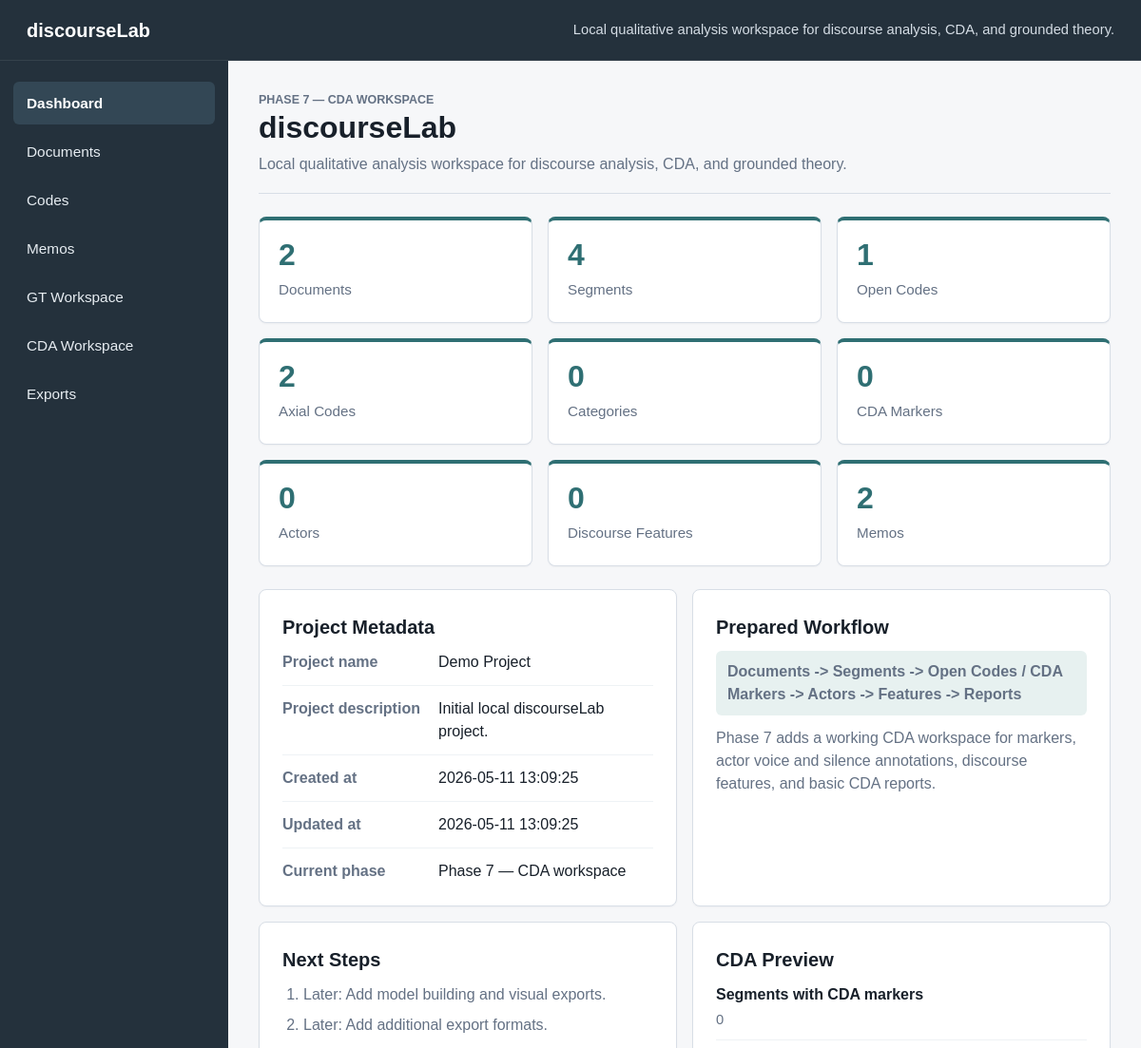
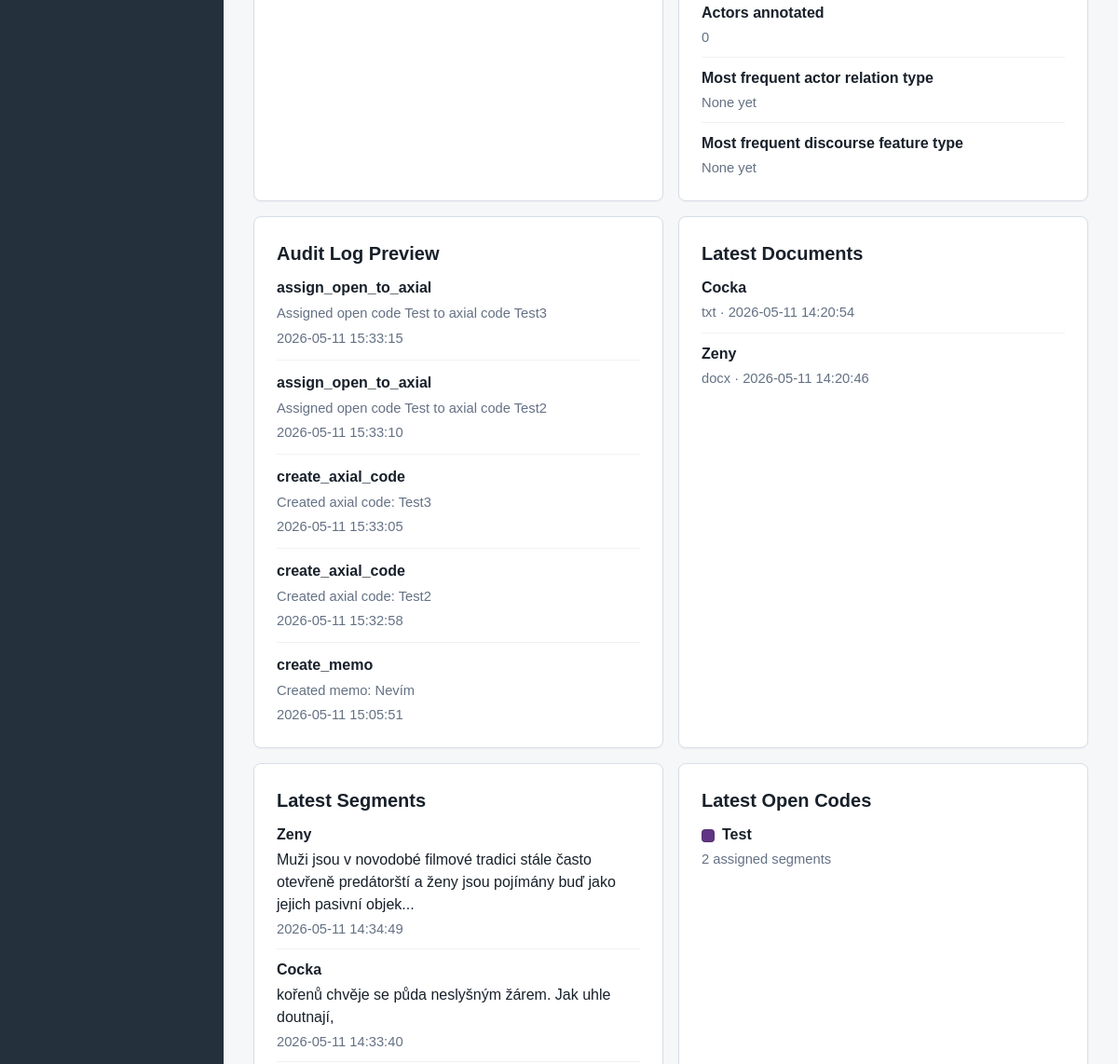
Before: / (upper part) with the older database file (2 pictures, top to bottom).
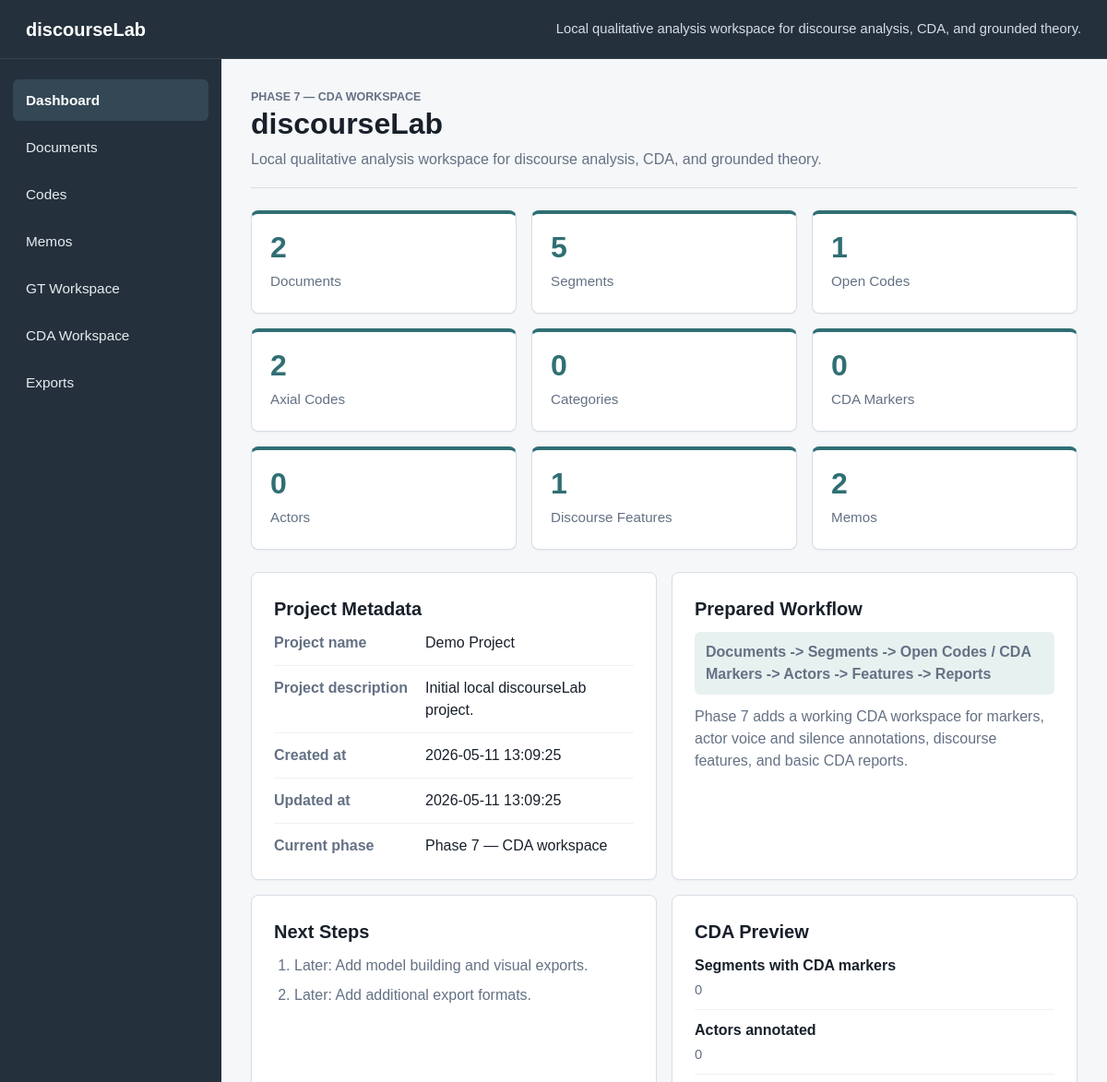
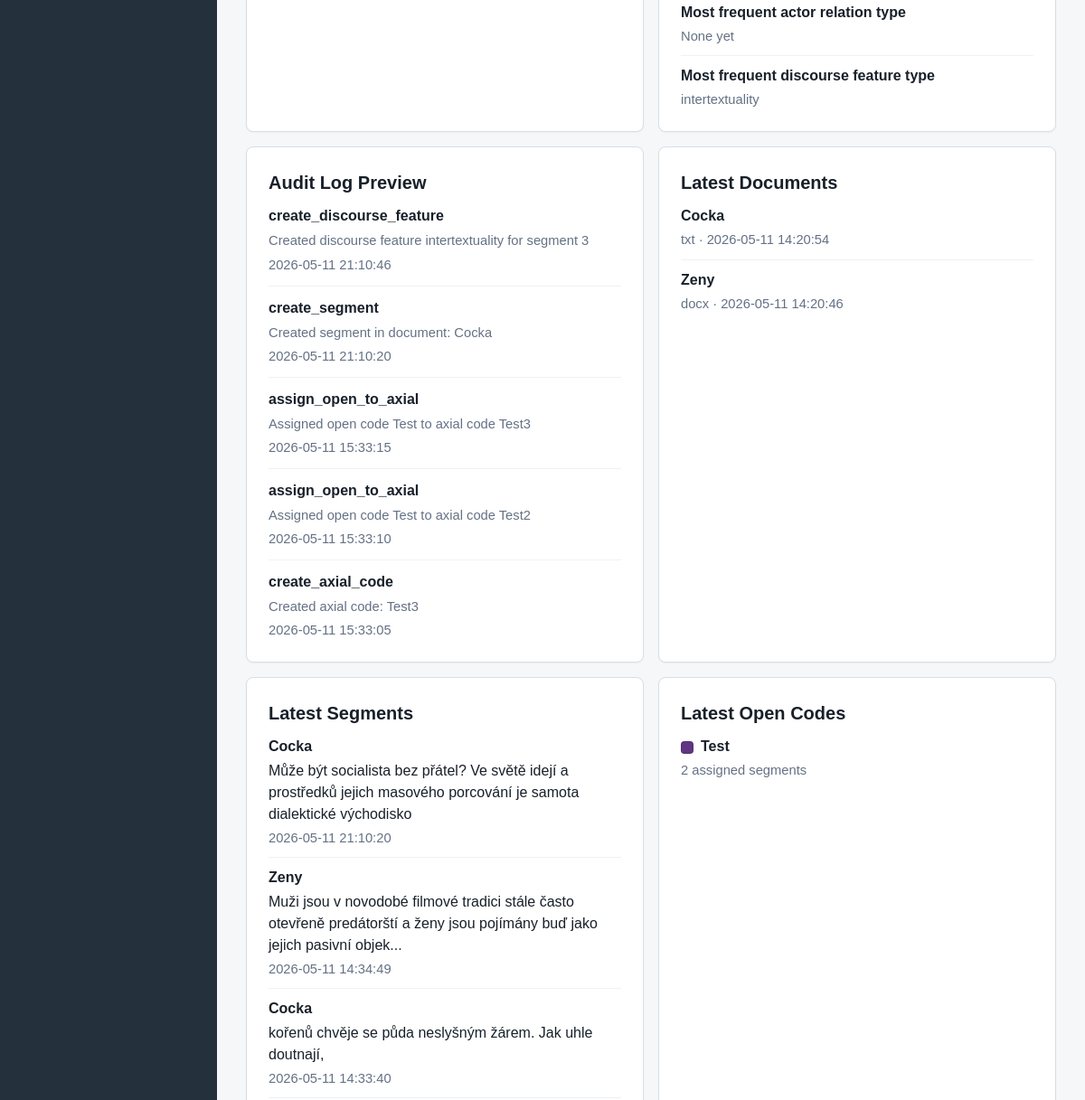
After: the same page with the newer database file (2 pictures, top to bottom).
### tables this page shows
CREATE TABLE audit_log (
    id INTEGER PRIMARY KEY AUTOINCREMENT,
    project_id INTEGER,
    entity_type TEXT NOT NULL,
    entity_id INTEGER,
    action TEXT NOT NULL,
    details TEXT,
    created_at TEXT NOT NULL DEFAULT CURRENT_TIMESTAMP,
    FOREIGN KEY (project_id) REFERENCES projects (id) ON DELETE SET NULL
);

CREATE TABLE documents (
    id INTEGER PRIMARY KEY AUTOINCREMENT,
    project_id INTEGER NOT NULL,
    title TEXT NOT NULL,
    original_filename TEXT,
    file_type TEXT,
    text_content TEXT,
    note TEXT,
    created_at TEXT NOT NULL DEFAULT CURRENT_TIMESTAMP,
    updated_at TEXT NOT NULL DEFAULT CURRENT_TIMESTAMP,
    FOREIGN KEY (project_id) REFERENCES projects (id) ON DELETE CASCADE
);

CREATE TABLE segments (
    id INTEGER PRIMARY KEY AUTOINCREMENT,
    document_id INTEGER NOT NULL,
    selected_text TEXT NOT NULL,
    start_offset INTEGER NOT NULL,
    end_offset INTEGER NOT NULL,
    note TEXT,
    created_at TEXT NOT NULL DEFAULT CURRENT_TIMESTAMP,
    updated_at TEXT NOT NULL DEFAULT CURRENT_TIMESTAMP, name TEXT,
    FOREIGN KEY (document_id) REFERENCES documents (id) ON DELETE CASCADE
);

CREATE TABLE codes (
    id INTEGER PRIMARY KEY AUTOINCREMENT,
    project_id INTEGER NOT NULL,
    name TEXT NOT NULL,
    description TEXT,
    code_type TEXT NOT NULL DEFAULT 'open',
    color TEXT NOT NULL DEFAULT '#2563eb',
    parent_id INTEGER,
    definition TEXT,
    include_when TEXT,
    exclude_when TEXT,
    example TEXT,
    analytical_note TEXT,
    created_at TEXT NOT NULL DEFAULT CURRENT_TIMESTAMP,
    updated_at TEXT NOT NULL DEFAULT CURRENT_TIMESTAMP, gt_conditions TEXT, gt_context TEXT, gt_actions_interactions TEXT, gt_consequences TEXT, gt_properties TEXT, gt_dimensions TEXT, gt_theoretical_note TEXT,
    FOREIGN KEY (project_id) REFERENCES projects (id) ON DELETE CASCADE,
    FOREIGN KEY (parent_id) REFERENCES codes (id) ON DELETE SET NULL
);

CREATE TABLE discourse_features (
            id INTEGER PRIMARY KEY AUTOINCREMENT,
            segment_id INTEGER NOT NULL,
            feature_type TEXT NOT NULL,
            value TEXT NOT NULL,
            interpretation TEXT,
            created_at TEXT NOT NULL DEFAULT CURRENT_TIMESTAMP,
            updated_at TEXT NOT NULL DEFAULT CURRENT_TIMESTAMP,
            FOREIGN KEY (segment_id) REFERENCES segments (id) ON DELETE CASCADE
        );

### app.py (the view)
    @app.route("/")
    def dashboard():
        active_project = get_active_project()
        counts = get_dashboard_counts(active_project["id"])
        audit_entries = get_latest_audit_entries(active_project["id"])
        latest_documents = get_latest_documents(active_project["id"])
        latest_segments = get_latest_segments(active_project["id"])
        latest_open_codes = get_latest_open_codes(active_project["id"])
        latest_coded_segments = get_latest_coded_segments(active_project["id"])
        latest_memos = get_latest_memos(active_project["id"])
        codes_missing_definitions = get_codes_missing_definitions(active_project["id"])
        gt_preview = get_gt_structure_preview(active_project["id"])
        cda_preview = get_cda_dashboard_preview(active_project["id"])
        return render_template(
            "dashboard.html",
            title="Dashboard",
            active_page="dashboard",
            active_project=active_project,
            counts=counts,
            audit_entries=audit_entries,
            latest_documents=latest_documents,
            latest_segments=latest_segments,
            latest_open_codes=latest_open_codes,
            latest_coded_segments=latest_coded_segments,
            latest_memos=latest_memos,
            codes_missing_definitions=codes_missing_definitions,
            gt_preview=gt_preview,
            cda_preview=cda_preview,
            current_phase=CURRENT_PHASE_LABEL,
            memo_type_labels=MEMO_TYPES,
            memo_status_labels=MEMO_STATUSES,
        )

### app.py (called while the page is built, shortened)
def get_db() -> sqlite3.Connection:
    if "db" not in g:
        g.db = sqlite3.connect(DATABASE)
        g.db.row_factory = sqlite3.Row
        g.db.execute("PRAGMA foreign_keys = ON")
    return g.db

def query_one(sql: str, params: tuple = ()) -> sqlite3.Row | None:
    return get_db().execute(sql, params).fetchone()

def query_all(sql: str, params: tuple = ()) -> list[sqlite3.Row]:
    return get_db().execute(sql, params).fetchall()

def get_active_project() -> sqlite3.Row:
    project = query_one(
        """
        SELECT id, name, description, created_at, updated_at
        FROM projects
        ORDER BY id
        LIMIT 1
        """
    )
    if project is not None:
        return project

def get_latest_documents(project_id: int) -> list[sqlite3.Row]:
    return query_all(
        """
        SELECT title, file_type, created_at
        FROM documents
        WHERE project_id = ?
        ORDER BY datetime(created_at) DESC, id DESC
        LIMIT 5
        """,
        (project_id,),
    )

### templates/dashboard.html (shortened to what the changed rows need)
{% extends "base.html" %}
{% block content %}
<section class="page-header dashboard-title">
    <h1>discourseLab</h1>
</section>
<section class="metrics-grid" aria-label="Project counts">
    <article class="metric-card">
        <span class="metric-value">{{ counts.segments }}</span>
        <span class="metric-label">Segments</span>
    </article>
    <article class="metric-card">
        <span class="metric-value">{{ counts.discourse_features }}</span>
        <span class="metric-label">Discourse Features</span>
    </article>
</section>
<section class="dashboard-grid">
    <article class="info-panel">
        <h2>Project Metadata</h2>
    </article>
    <article class="info-panel">
        <h2>Prepared Workflow</h2>
    </article>
    <article class="info-panel">
        <h2>Next Steps</h2>
    </article>
    <article class="info-panel">
        <h2>CDA Preview</h2>
        <ul class="compact-list">
            <li><span>Most frequent discourse feature type</span><span>{{ cda_preview.top_feature_type }}</span></li>
        </ul>
    </article>
    <article class="info-panel">
        <h2>Audit Log Preview</h2>
        {% if audit_entries %}
            <ul class="audit-list">
                {% for entry in audit_entries %}
                    <li>
                        <span class="audit-action">{{ entry.action }}</span>
                        <span class="audit-details">{{ entry.details }}</span>
                        <span class="audit-time">{{ entry.created_at }}</span>
                    </li>
                {% endfor %}
            </ul>
        {% else %}
            <p>No audit log entries yet.</p>
        {% endif %}
    </article>
    <article class="info-panel">
        <h2>Latest Documents</h2>
        {% if latest_documents %}
            <ul class="compact-list">
                {% for document in latest_documents %}
                    <li>
                        <span>{{ document.title }}</span>
                        <span>{{ document.file_type }} · {{ document.created_at }}</span>
                    </li>
                {% endfor %}
            </ul>
        {% else %}
            <p>No documents imported yet.</p>
        {% endif %}
    </article>
    <article class="info-panel">
        <h2>Latest Segments</h2>
        {% if latest_segments %}
            <ul class="compact-list">
                {% for segment in latest_segments %}
                    <li>
                        <span>{{ segment.name or segment.document_title }}</span>
                        <span>{{ segment.selected_text[:120] }}{% if segment.selected_text|length > 120 %}...{% endif %}</span>
                        <span>{{ segment.created_at }}</span>
                    </li>
                {% endfor %}
            </ul>
        {% else %}
            <p>No segments created yet.</p>
        {% endif %}
    </article>
    <article class="info-panel">
        <h2>Latest Open Codes</h2>
        {% if latest_open_codes %}
            <ul class="compact-list">
                {% for code in latest_open_codes %}
                    <li>
                        <span><span class="color-swatch small" style="background: {{ code.color }}"></span>{{ code.name }}</span>
                        <span>{{ code.assigned_segment_count }} assigned segments</span>
                    </li>
                {% endfor %}
            </ul>
        {% else %}
            <p>No open codes created yet.</p>
        {% endif %}
    </article>
</section>
{% endblock %}

Changed rows visible on the page:
no longer on this page (row unchanged): audit_log: action "create_axial_code", details "Created axial code: Test2", created_at "2026-05-11 15:32:58"
no longer on this page (row unchanged): audit_log: action "create_memo", details "Created memo: Nevím", created_at "2026-05-11 15:05:51"
added discourse_features: top_feature_type "intertextuality"
added audit_log: action "create_discourse_feature", details "Created discourse feature intertextuality for segment 3", created_at "2026-05-11 21:10:46"
added audit_log: action "create_segment", details "Created segment in document: Cocka", created_at "2026-05-11 21:10:20"
added segments: title "Cocka", selected_text "Může být socialista bez přátel? Ve světě idejí a prostředků jejich masového porcování je samota dialektické východisko", created_at "2026-05-11 21:10:20"
Other visible differences:
{{ counts.segments }}: "4" → "5"
{{ counts.discourse_features }}: "0" → "1"
{{ cda_preview.top_feature_type }}: "None yet" → (not shown)
